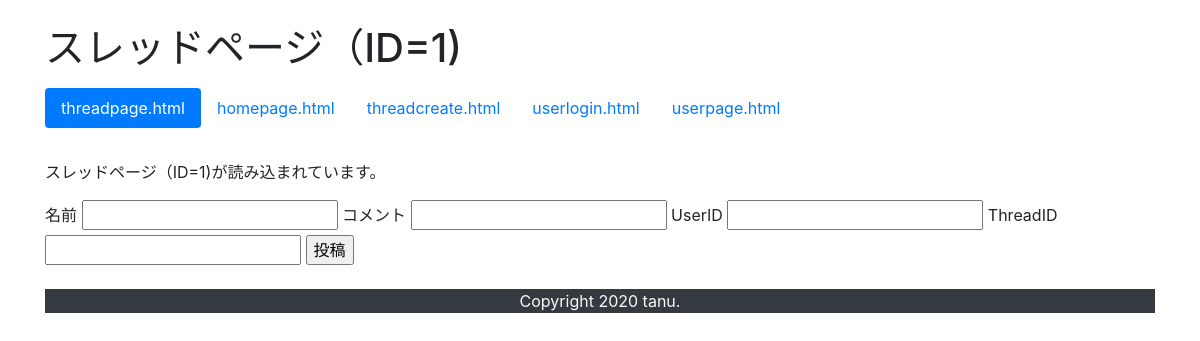
/threadpage/1/, run on an earlier commit of the app's database.
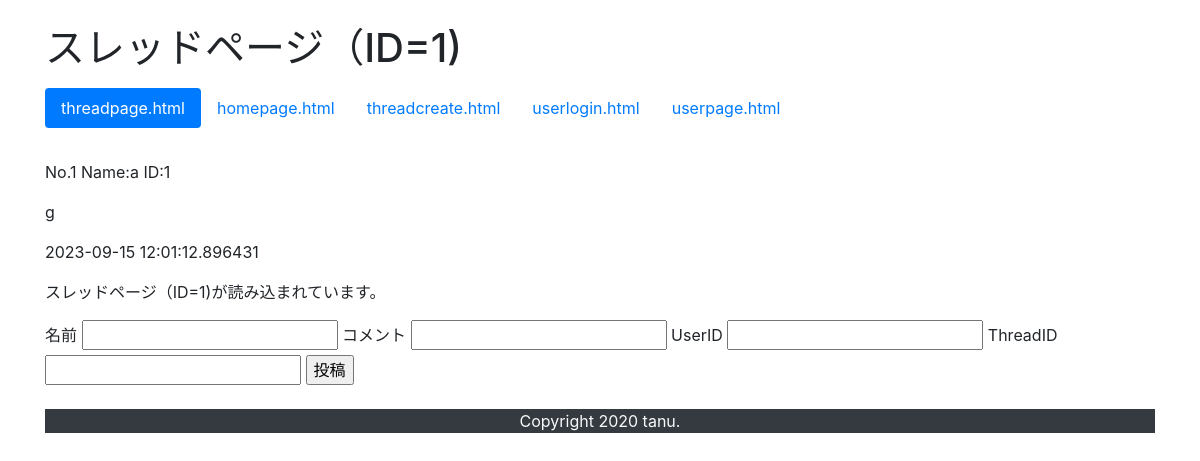
And on a later commit of the database.
### blog/app.py (models this page shows)
class CommentInfo(db.Model):
    __tablename__ = 'comment_info'
    CommentID = db.Column(db.Integer, primary_key=True)
    Nickname = db.Column(db.String, nullable=True)
    Comment_Content = db.Column(db.String, nullable=False)
    Comment_Create_Date = db.Column(db.String, nullable=False)
    UserID = db.Column(db.Integer, nullable=False)
    ThreadID = db.Column(db.Integer, nullable=False)

### blog/app.py (the view)
@app.route('/threadpage/<id>/', methods=['GET', 'POST'])#0=id
def threadpage(id):
    comment_info_all = CommentInfo.query.filter(CommentInfo.ThreadID == id).all()
    if request.method == 'POST':
        comment_info = CommentInfo(
            Nickname = request.form['Nickname'],
            Comment_Content = request.form['Comment_Content'],
            Comment_Create_Date =dt_now,
            UserID  = request.form['UserID'],
            ThreadID = request.form['ThreadID'],
        )
        db.session.add(comment_info)
        db.session.commit()
        return redirect(url_for('threadpage'))
    else:
        return render_template('threadpage.html', comment_info_all = comment_info_all, \
            threadpage = True, \
            title = 'スレッドページ（ID='+ id +')')

### blog/templates/threadpage.html
{%- extends "base.html" %}
{%- block content %}
			<div class="pt-3 pb-4">
				{% set cnt = [1] %}
				{% for comment_info in comment_info_all %}
					<div>
             			<p>No.{{ cnt[0] }} Name:{{comment_info.Nickname}} ID:{{comment_info.UserID}}</p>
						<p>{{comment_info.Comment_Content}}</p>
						<p>{{comment_info.Comment_Create_Date}}</p>
						{% set _ = cnt.append(cnt[0] + 1) %}
						{% set _ = cnt.pop(0) %}
					</div>
        		{% endfor %}
				<p>{{ title }}が読み込まれています。</p>
				<form action="" method="POST">
					<label for="Nickname">名前</label>
					<input type="text" name="Nickname">
					<label for="Comment_Content">コメント</label>
					<input type="text" name="Comment_Content">
					<label for="UserID">UserID</label>
					<input type="text" name="UserID">
					<label for="ThreadID">ThreadID</label>
					<input type="text" name="ThreadID">
					<input type="submit" value="投稿">
				  </form>
			</div>
{%- endblock %}

### blog/templates/base.html (shortened to what this page needs)
<!doctype html>
<html lang="ja">
	<head>
		<link rel="stylesheet" href="https://stackpath.bootstrapcdn.com/bootstrap/4.4.1/css/bootstrap.min.css">
	</head>
	<body>
		<div class="container">
            <h1 class="mt-4">{{ title }}</h1>
            {% include "header.html" %}
            {%- block content %}{% endblock %}
            {% include "footer.html" %}
        </div>
	</body>
</html>

### blog/templates/header.html
<header class="my-3">
    <ul class="nav nav-pills">
        <li class="nav-item"><a class="nav-link{% if threadpage %} active{% endif %}" href="/threadpage/0/">threadpage.html</a></li>
        <li class="nav-item"><a class="nav-link{% if homepage %} active{% endif %}" href="/">homepage.html</a></li>
        <li class="nav-item"><a class="nav-link{% if threadcreate %} active{% endif %}" href="/threadcreate/">threadcreate.html</a></li>
        <li class="nav-item"><a class="nav-link{% if userlogin %} active{% endif %}" href="/userlogin/">userlogin.html</a></li>
        <li class="nav-item"><a class="nav-link{% if userpage %} active{% endif %}" href="/userpage/">userpage.html</a></li>
    </ul>
</header>

### blog/templates/footer.html
<footer class="bg-dark text-light">
    <p class="text-center">Copyright 2020 tanu.</p>
</footer>

What changed in the data, as far as the page shows it:
added CommentInfo: cnt "1", Nickname "a", UserID "1", Comment_Content "g", Comment_Create_Date "2023-09-15 12:01:12.896431"
